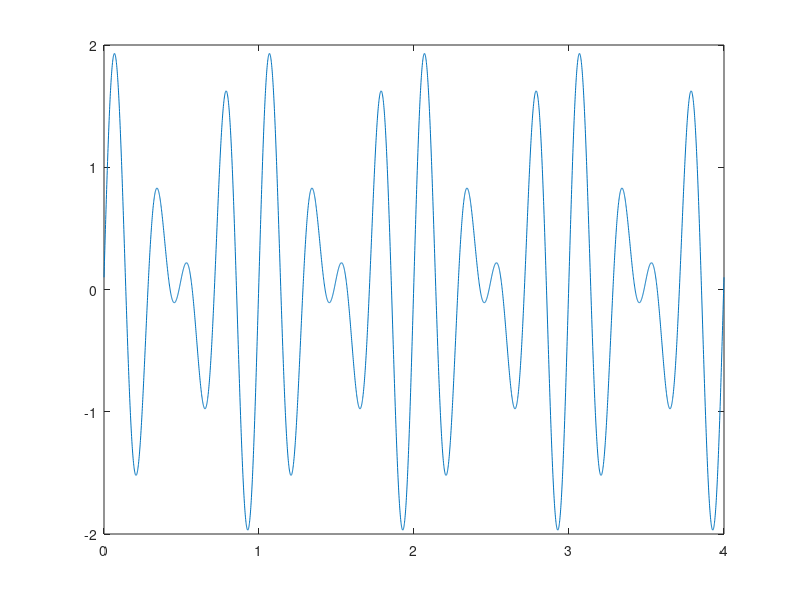

Write MATLAB code to recreate this figure.
% x(t) = Asin(2.pi.Fo.t + o)
% t0 = 1/fo = frequencia

% xt = sin(6𝜋𝑡) + sin(8𝜋𝑡 + 0.1)
%soma de duas sinusoides com frequencias diferentes
% f1 = 3, f2 = 4 ; realizo o MDC das frequencias para achar o denominador comum

f1 = 3;
f2 = 4;
fo = gcd(f1,f2);  %frequencia
t0 = 1/fo; %periodo
ta = 0.001; 
t = 0:ta:4*t0; %plot de 4 periodos
xt = sin(6*pi*t) + sin((8*pi*t) + (0.1));

plot(t,xt);